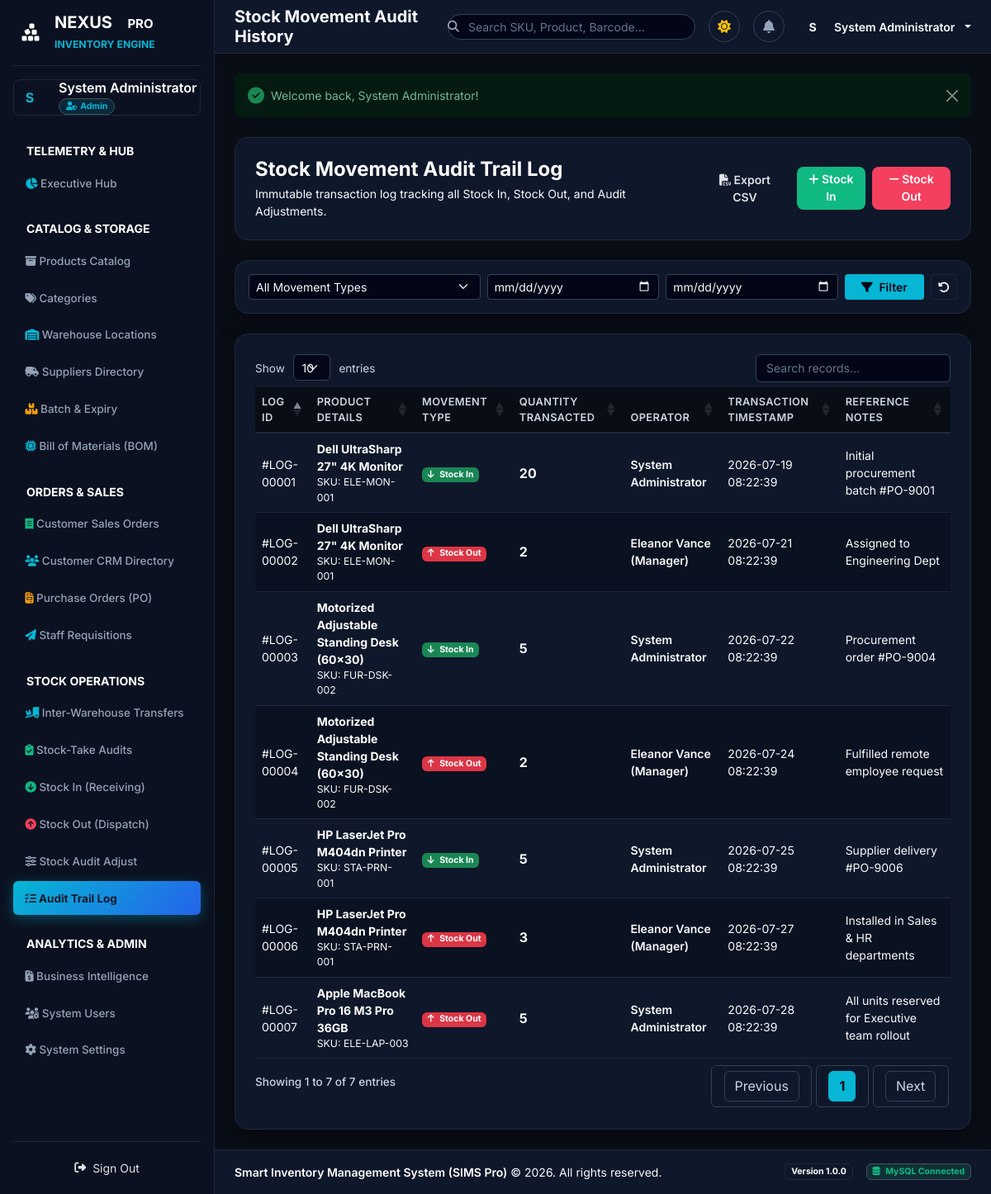
Screenshot of /movements (signed in) with the database file from the repository.
### tables this page shows
CREATE TABLE IF NOT EXISTS `stock_movements` (
    `movement_id` INT AUTO_INCREMENT PRIMARY KEY,
    `product_id` INT NOT NULL,
    `movement_type` ENUM('Stock In', 'Stock Out', 'Adjustment') NOT NULL,
    `quantity` INT NOT NULL,
    `reference_note` VARCHAR(255) NULL,
    `user_id` INT NOT NULL,
    `created_at` DATETIME DEFAULT CURRENT_TIMESTAMP,
    FOREIGN KEY (`product_id`) REFERENCES `products`(`product_id`) ON DELETE CASCADE ON UPDATE CASCADE,
    FOREIGN KEY (`user_id`) REFERENCES `users`(`user_id`) ON DELETE CASCADE ON UPDATE CASCADE
);

CREATE TABLE IF NOT EXISTS `products` (
    `product_id` INT AUTO_INCREMENT PRIMARY KEY,
    `product_name` VARCHAR(150) NOT NULL,
    `sku` VARCHAR(50) NOT NULL UNIQUE,
    `barcode` VARCHAR(50) NULL UNIQUE,
    `description` TEXT NULL,
    `category_id` INT NOT NULL,
    `supplier_id` INT NOT NULL,
    `unit_price` DECIMAL(10,2) NOT NULL DEFAULT 0.00,
    `selling_price` DECIMAL(10,2) NOT NULL DEFAULT 0.00,
    `quantity` INT NOT NULL DEFAULT 0,
    `min_stock_level` INT NOT NULL DEFAULT 5,
    `image` VARCHAR(255) NULL,
    `created_at` DATETIME DEFAULT CURRENT_TIMESTAMP,
    FOREIGN KEY (`category_id`) REFERENCES `categories`(`category_id`) ON DELETE CASCADE ON UPDATE CASCADE,
    FOREIGN KEY (`supplier_id`) REFERENCES `suppliers`(`supplier_id`) ON DELETE CASCADE ON UPDATE CASCADE
);

CREATE TABLE IF NOT EXISTS `users` (
    `user_id` INT AUTO_INCREMENT PRIMARY KEY,
    `name` VARCHAR(100) NOT NULL,
    `email` VARCHAR(100) NOT NULL UNIQUE,
    `password` VARCHAR(255) NOT NULL,
    `role_id` INT NOT NULL,
    `created_at` DATETIME DEFAULT CURRENT_TIMESTAMP,
    FOREIGN KEY (`role_id`) REFERENCES `roles`(`role_id`) ON DELETE RESTRICT ON UPDATE CASCADE
);

### app/Views/movements/index.php (the view, shortened to what the rows shown need)
<div class="container-fluid px-0">
    <div class="card border-0 rounded-4 bg-slate-900 p-4">
        <div class="table-responsive">
            <table class="table align-middle mb-0 fs-7" id="movementsDataTable">
                <thead>
                    <tr class="text-slate-400">
                        <th>Log ID</th>
                        <th>Product Details</th>
                        <th>Movement Type</th>
                        <th>Quantity Transacted</th>
                        <th>Operator</th>
                        <th>Transaction Timestamp</th>
                        <th>Reference Notes</th>
                    </tr>
                </thead>
                <tbody>
                    <?php foreach ($movements as $m): ?>
                        <tr>
                            <td class="fw-mono text-cyan fs-8">#LOG-<?= str_pad($m->movement_id, 5, '0', STR_PAD_LEFT) ?></td>
                            <td>
                                <a href="/products/show?id=<?= $m->product_id ?>" class="fw-bold text-white text-decoration-none">
                                    <?= htmlspecialchars($m->product_name) ?>
                                </a>
                                <small class="text-slate-400 font-mono d-block fs-8">SKU: <?= htmlspecialchars($m->sku) ?></small>
                            </td>
                            <td><?= $m->getTypeBadgeHtml() ?></td>
                            <td class="fw-bold text-white fs-6"><?= $m->quantity ?></td>
                            <td class="fw-semibold text-slate-300"><?= htmlspecialchars($m->user_name) ?></td>
                            <td class="text-slate-400 fs-8"><?= date('Y-m-d H:i:s', strtotime($m->created_at)) ?></td>
                            <td class="text-slate-400 fs-8"><?= htmlspecialchars($m->reference_note ?? 'N/A') ?></td>
                        </tr>
                    <?php endforeach; ?>
                </tbody>
            </table>
        </div>
    </div>
</div>

### app/Models/StockMovement.php (shortened to what the rows shown need)
<?php
class StockMovement {
    public string $movement_type = 'Stock In';
    public function __construct(array $data = []) {
        if (!empty($data)) {
            $this->movement_id = isset($data['movement_id']) ? (int)$data['movement_id'] : null;
            $this->product_id = isset($data['product_id']) ? (int)$data['product_id'] : 0;
            $this->movement_type = $data['movement_type'] ?? 'Stock In';
            $this->quantity = isset($data['quantity']) ? (int)$data['quantity'] : 0;
            $this->reference_note = $data['reference_note'] ?? null;
            $this->product_name = $data['product_name'] ?? null;
            $this->sku = $data['sku'] ?? null;
            $this->user_name = $data['user_name'] ?? null;
            $this->created_at = $data['created_at'] ?? null;
        }
    }
    public function getTypeBadgeHtml(): string {
        switch ($this->movement_type) {
            case 'Stock In':
                return '<span class="badge bg-success"><i class="fas fa-arrow-down me-1"></i> Stock In</span>';
            case 'Stock Out':
                return '<span class="badge bg-danger"><i class="fas fa-arrow-up me-1"></i> Stock Out</span>';
        }
    }
}

### rows the page displays
stock_movements: movement_id "00007", product.product_name "Apple MacBook Pro 16 M3 Pro 36GB", product.sku "ELE-LAP-003", movement_type "Stock Out" (drawn), quantity "5", user.name "System Administrator", created_at "2026-07-28 08:22:39", reference_note "All units reserved for Executive team rollout"
stock_movements: movement_id "00006", product.product_name "HP LaserJet Pro M404dn Printer", product.sku "STA-PRN-001", movement_type "Stock Out" (drawn), quantity "3", user.name "Eleanor Vance (Manager)", created_at "2026-07-27 08:22:39", reference_note "Installed in Sales & HR departments"
stock_movements: movement_id "00005", product.product_name "HP LaserJet Pro M404dn Printer", product.sku "STA-PRN-001", movement_type "Stock In" (drawn), quantity "5", user.name "System Administrator", created_at "2026-07-25 08:22:39", reference_note "Supplier delivery #PO-9006"
stock_movements: movement_id "00004", product.product_name "Motorized Adjustable Standing Desk (60x30)", product.sku "FUR-DSK-002", movement_type "Stock Out" (drawn), quantity "2", user.name "Eleanor Vance (Manager)", created_at "2026-07-24 08:22:39", reference_note "Fulfilled remote employee request"
stock_movements: movement_id "00003", product.product_name "Motorized Adjustable Standing Desk (60x30)", product.sku "FUR-DSK-002", movement_type "Stock In" (drawn), quantity "5", user.name "System Administrator", created_at "2026-07-22 08:22:39", reference_note "Procurement order #PO-9004"
stock_movements: movement_id "00002", product.product_name "Dell UltraSharp 27\" 4K Monitor", product.sku "ELE-MON-001", movement_type "Stock Out" (drawn), quantity "2", user.name "Eleanor Vance (Manager)", created_at "2026-07-21 08:22:39", reference_note "Assigned to Engineering Dept"
stock_movements: movement_id "00001", product.product_name "Dell UltraSharp 27\" 4K Monitor", product.sku "ELE-MON-001", movement_type "Stock In" (drawn), quantity "20", user.name "System Administrator", created_at "2026-07-19 08:22:39", reference_note "Initial procurement batch #PO-9001"

### other values shown
substr($userName, 0, 1) "S"
$userName "System Administrator"
$userRole "Admin"
$pageTitle "Stock Movement Audit History"
substr($_SESSION['user']['name'] ?? 'U', 0, 1) "S"
$_SESSION['user']['name'] "System Administrator"
$flash['value'] "Welcome back, System Administrator!"
